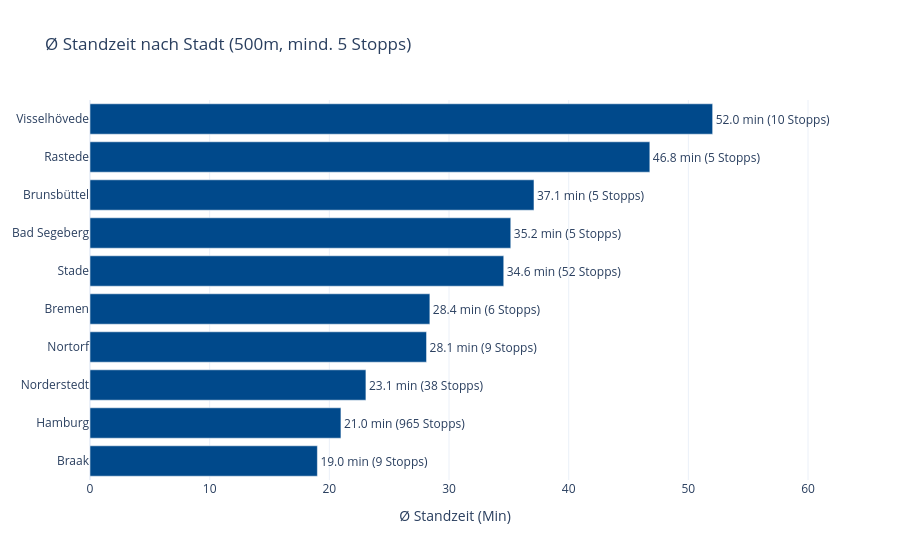

Notebook code for this chart:
### Code cell
# Top Städte
top = (valid.groupby("Stadt")["Standzeit_Geo_min"]
       .agg(["mean","count"]).reset_index()
       .query("count >= 5")
       .sort_values("mean", ascending=True).tail(10))
top.columns = ["Stadt","Avg","Stopps"]
fig = go.Figure(go.Bar(
    y=top["Stadt"], x=top["Avg"], orientation="h",
    marker_color="#00498b",
    text=[f"{v:.1f} min ({int(n)} Stopps)"
          for v, n in zip(top["Avg"], top["Stopps"])],
    textposition="outside", cliponaxis=False
))
fig.update_layout(title=f"Ø Standzeit nach Stadt ({RADIUS}m, mind. 5 Stopps)")
fig.update_xaxes(title_text="Ø Standzeit (Min)", range=[0, 61])
fig.show()

### Figure 1 — Plotly figure (JSON) as saved in the notebook; plotly's stock layout.template omitted (floating-point values rounded to 4 significant figures)
{"data": [{"cliponaxis": false, "marker": {"color": "#00498b"}, "orientation": "h", "text": ["19.0 min (9 Stopps)", "21.0 min (965 Stopps)", "23.1 min (38 Stopps)", "28.1 min (9 Stopps)", "28.4 min (6 Stopps)", "34.6 min (52 Stopps)", "35.2 min (5 Stopps)", "37.1 min (5 Stopps)", "46.8 min (5 Stopps)", "52.0 min (10 Stopps)"], "textposition": "outside", "type": "bar", "x": [19.0, 20.97, 23.06, 28.12, 28.4, 34.57, 35.16, 37.1, 46.78, 52.03], "y": ["Braak", "Hamburg", "Norderstedt", "Nortorf", "Bremen", "Stade", "Bad Segeberg", "Brunsbüttel", "Rastede", "Visselhövede"]}], "layout": {"title": {"text": "Ø Standzeit nach Stadt (500m, mind. 5 Stopps)"}, "xaxis": {"range": [0, 61], "title": {"text": "Ø Standzeit (Min)"}}}}
